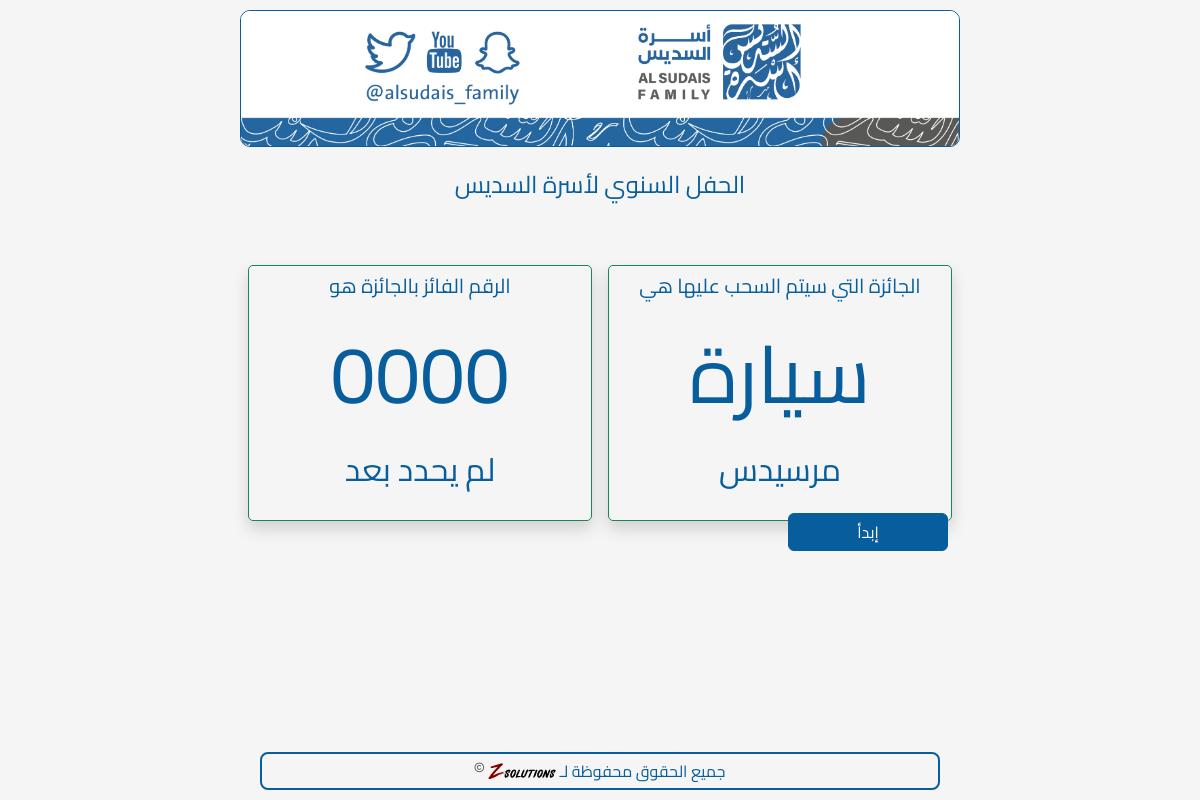
Page /withdraw_prize on the earlier database version.
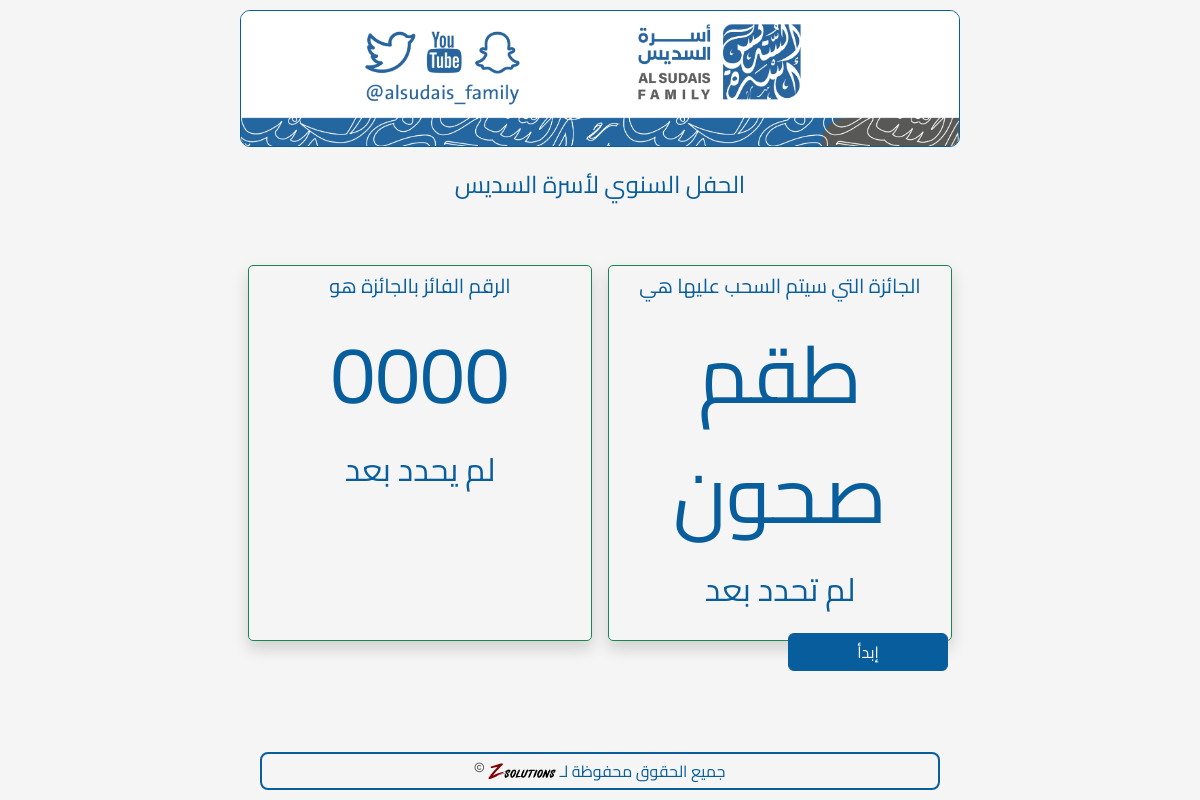
Same page on the later database version.
### app.py (models this page shows, shortened)
class Prize(db.Model):
    __tablename__ = "prize"
    id = db.Column(db.Integer, primary_key=True)
    name = db.Column(db.String(100), nullable=False)
    description = db.Column(db.Text)
    guest_registration_number = db.Column(db.String(4))
    allowed_families = db.Column(db.String(100))
    allowed_age_range = db.Column(db.String(100))
    allowed_gender = db.Column(db.String(100))
    is_next = db.Column(db.Boolean, default=False)

### app.py (the view)
@app.route("/withdraw_prize", methods=["GET", "POST"])
def withdraw_prize():
    sel_prize = Prize.query.filter_by(
        is_next=True, guest_registration_number=None
    ).first()
    print("\n=== Withdrawal Debug Info ===")
    print(f"Selected Prize: {sel_prize.name if sel_prize else 'None'}")
    if sel_prize:
        print(f"Prize ID: {sel_prize.id}")
        print(f"Is Next: {sel_prize.is_next}")
        print(f"Guest Registration Number: {sel_prize.guest_registration_number}")
    return render_template("withdraw_prize.html", prize=sel_prize)

### templates/withdraw_prize.html (shortened to what this page needs)
<!DOCTYPE html>
{% extends "base.html" %}
{% block content %}
<link rel="stylesheet" href="https://cdnjs.cloudflare.com/ajax/libs/odometer.js/0.4.7/themes/odometer-theme-default.css" />
<div class="row">
  <div class="col p-0 m-0">
    <div id="prize_box" class="border border-success p-2 m-2 font-weight-bold shadow text-center" style="border-radius: 5px; height: 100%;">
      <h5>الجائزة التي سيتم السحب عليها هي</h5>
      <div class=" p-2 m-2" style="font-size: 5em;">{%if prize.name%}{{prize.name}}{%else%}----{%endif%}</div>
      <h2>{%if prize.description%}{{prize.description}}{%else%}لم تحدد بعد{%endif%}</h2>
    </div>
  </div>
  <div class="col p-0 m-0">
    <div id="regno_box" class="border border-success p-2 m-2 font-weight-bold shadow text-center" style="border-radius: 5px; height: 100%;">
      <h5>الرقم الفائز بالجائزة هو</h5>
      <div class="regno-odometer p-2 m-2" style="font-size: 5em; direction:ltr">0000</div>
      <h2 id="winner_name_box">لم يحدد بعد</h2>
    </div>
  </div>
</div>
<div class="row">
  <div class="col text-right">
      <button class="btn btn-primary" id="startButton" style="z-index: 9999; width: 10em;">إبدأ</button>
  </div>
  <div class="col text-left">
  </div>
</div>
{% endblock %}

Differences in the rows shown:
no longer on this page (row edited): Prize: name "سيارة", description "مرسيدس"
added Prize: name "طقم صحون"
Other differences:
text now shown: "لم تحدد بعد"
